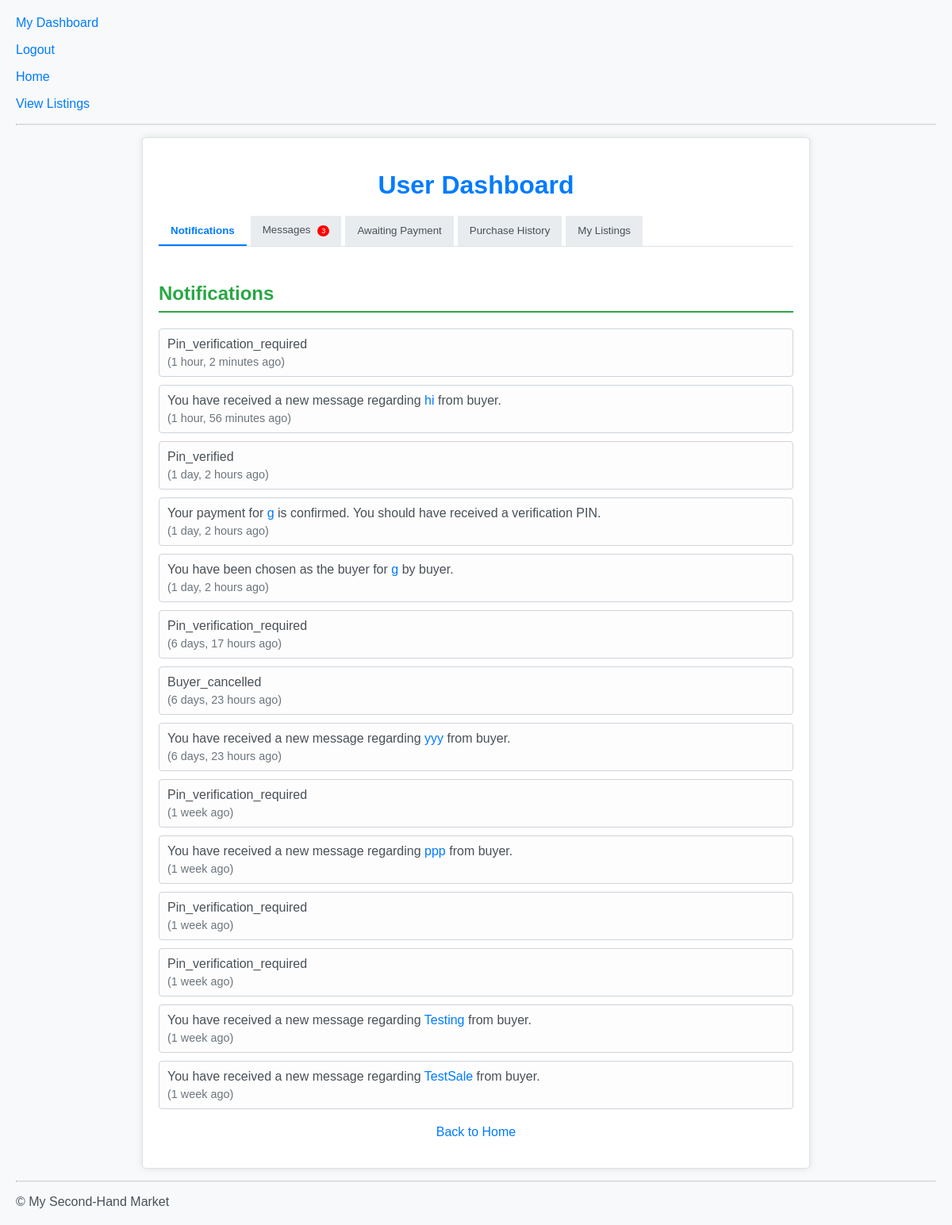
The page /dashboard/ (signed in) on the database its author committed.
### marketplace/models.py (models this page shows, shortened)
class Notification(models.Model):
    recipient = models.ForeignKey(User, related_name='notifications',
                                    on_delete=models.CASCADE)
    message = models.ForeignKey('Message', on_delete=models.CASCADE, null=True,
                                    blank=True)
    notification_type = models.CharField(
        max_length=255)  # e.g., 'buyer_chosen', 'message_received'
    is_read = models.BooleanField(default=False)
    created_at = models.DateTimeField(auto_now_add=True)
    class Meta:
        ordering = ['-created_at']

class Message(models.Model):
    sender = models.ForeignKey(User, related_name='sent_messages', on_delete=models.CASCADE)
    recipient = models.ForeignKey(User, related_name='received_messages',
                                    on_delete=models.CASCADE)
    item = models.ForeignKey('Item', on_delete=models.CASCADE)
    subject = models.CharField(max_length=255)
    body = models.TextField()
    sent_at = models.DateTimeField(auto_now_add=True)
    is_read = models.BooleanField(default=False)
    is_accepted = models.BooleanField(
        default=False)  # Seller accepted buyer's offer
    payment_processed = models.BooleanField(default=False)
    transaction_id = models.CharField(max_length=100, unique=True, null=True,
                                        blank=True)  # Unique transaction identifier
    cancelled = models.BooleanField(default=False)
    class Meta:
        ordering = ['-sent_at']

class Item(models.Model):
    seller = models.ForeignKey(User, on_delete=models.CASCADE)
    title = models.CharField(max_length=200)
    description = models.TextField()
    category = models.ForeignKey(Category, on_delete=models.CASCADE)
    condition = models.CharField(
        max_length=50,
        choices=[
            ('new', 'New'),
            ('like_new', 'Like New'),
            ('very_good', 'Very Good'),
            ('good', 'Good'),
            ('fair', 'Fair'),
            ('damaged', 'Damaged'),
        ],
        default='good'
    )
    price = models.DecimalField(max_digits=10, decimal_places=2)
    selling_price = models.DecimalField(max_digits=10, decimal_places=2,
                                        null=True, blank=True)  # ADD THIS LINE
    image1 = models.ImageField(upload_to='item_images/', null=True, blank=True)
    image2 = models.ImageField(upload_to='item_images/', null=True, blank=True)
    image3 = models.ImageField(upload_to='item_images/', null=True, blank=True)
    image4 = models.ImageField(upload_to='item_images/', null=True, blank=True)
    image5 = models.ImageField(upload_to='item_images/', null=True, blank=True)
    image6 = models.ImageField(upload_to='item_images/', null=True, blank=True)
    image1_thumbnail = models.ImageField(upload_to='item_thumbnails/', blank=True, null=True)
    image2_thumbnail = models.ImageField(upload_to='item_thumbnails/', blank=True, null=True)
    image3_thumbnail = models.ImageField(upload_to='item_thumbnails/', blank=True, null=True)
    image4_thumbnail = models.ImageField(upload_to='item_thumbnails/', blank=True, null=True)
    image5_thumbnail = models.ImageField(upload_to='item_thumbnails/', blank=True, null=True)
    image6_thumbnail = models.ImageField(upload_to='item_thumbnails/', blank=True, null=True)
    created_at = models.DateTimeField(auto_now_add=True)
    updated_at = models.DateTimeField(auto_now=True)
    buyer = models.ForeignKey(User, on_delete=models.SET_NULL, related_name='bought_items', null=True, blank=True)
    sold = models.BooleanField(default=False)

### marketplace/views.py (the view, shortened to what this page needs)
# urls.py: path('dashboard/', views.user_dashboard, name='user_dashboard'),
@login_required
def user_dashboard(request):
    received_messages = Message.objects.filter(recipient=request.user).exclude(sender=request.user, is_accepted=True).order_by('-sent_at')
    unread_messages_count = received_messages.filter(is_read=False).count()
    notifications = Notification.objects.filter(recipient=request.user).order_by('-created_at')
    unread_notifications_count = notifications.filter(is_read=False).count()
    items_to_pay = Item.objects.filter(
        message__sender=request.user,
        message__is_accepted=True,
        message__payment_processed=False
    ).prefetch_related('message_set').distinct()
    awaiting_payment_count = items_to_pay.count()
    items_awaiting_payment_with_messages = []
    purchase_history = ItemTransaction.objects.filter(
        buyer=request.user,
        payment_timestamp__isnull=False,   # Payment made
        pin_verified=True,                 # PIN verified
    ).order_by('-payment_timestamp').select_related('item', 'seller')
    purchase_history_count = purchase_history.count()
    my_listings = Item.objects.filter(seller=request.user).order_by('-created_at')
    my_listings_count = my_listings.count()
    received_messages_with_cancellation_status = []
    for message in received_messages:
        buyer_cancelled_notification_exists = message.notification_set.filter(notification_type='buyer_cancelled').exists()
        received_messages_with_cancellation_status.append({
            'message': message,
            'buyer_cancelled': buyer_cancelled_notification_exists,
        })
    context = {
        'received_messages_with_cancellation_status': received_messages_with_cancellation_status,
        'unread_messages_count': unread_messages_count,
        'notifications': notifications,
        'unread_notifications_count': unread_notifications_count,
        'items_to_pay': items_awaiting_payment_with_messages,
        'awaiting_payment_count': awaiting_payment_count,
        'purchase_history': purchase_history,
        'purchase_history_count': purchase_history_count,
        'my_listings': my_listings,
        'my_listings_count': my_listings_count,
    }
    return render(request, 'marketplace/user_dashboard.html', context)

### marketplace/templates/marketplace/user_dashboard.html (shortened to what this page needs)
{% extends 'marketplace/base.html' %}
{% block content %}
<div class="dashboard-container">
    <h1>User Dashboard</h1>
    <div class="dashboard-tabs">
        <button class="tab-button {% if unread_notifications_count > 0 %}has-notifications{% endif %} active" onclick="openTab('notifications')">
            Notifications
        </button>
        <button class="tab-button {% if unread_messages_count > 0 %}has-notifications{% endif %}" onclick="openTab('messages')">
            Messages
            {% if unread_messages_count > 0 %}
            <span class="notification-indicator">{{ unread_messages_count }}</span>
            {% endif %}
        </button>
        <button class="tab-button {% if awaiting_payment_count > 0 %}has-notifications{% endif %}" onclick="openTab('awaiting_payment')">
            {% if request.user.is_seller %}Awaiting Action{% else %}Awaiting Payment{% endif %}
        </button>
        <button class="tab-button" onclick="openTab('purchase_history')">
            {% if request.user.is_seller %}Sales History{% else %}Purchase History{% endif %}
        </button>
        <button class="tab-button" onclick="openTab('my_listings')">My Listings</button>
    </div>
    <div id="notifications" class="tab-content active">
        <h2>Notifications</h2>
        {% if notifications %}
        <ul>
            {% for notification in notifications %}
            <li>
                {% if notification.notification_type == 'buyer_chosen' %}
                    {% if request.user == notification.recipient and notification.message and notification.message.item %}
                        You have been chosen as the buyer for
                        <a href="{% url 'item_detail' notification.message.item.id %}">{{ notification.message.item.title }}</a>
                        by {{ notification.message.recipient.username }}.
                    {% elif request.user == notification.message.recipient and notification.message and notification.message.item %}
                        You chose {{ notification.message.sender.username }} as the buyer for
                        <a href="{% url 'item_detail' notification.message.item.id %}">{{ notification.message.item.title }}</a>.
                    {% else %}
                        {{ notification.notification_type|capfirst }}
                    {% endif %}
                {% elif notification.notification_type == 'message_received' and notification.message and notification.message.item %}
                    You have received a new message regarding
                    <a href="{% url 'item_detail' notification.message.item.id %}">{{ notification.message.item.title }}</a>
                    from {{ notification.message.sender.username }}.
                {% elif notification.notification_type == 'payment_confirmed_pin_sent' %}
                    {% if request.user == notification.recipient and notification.message and notification.message.item %}
                        Your payment for
                        <a href="{% url 'item_detail' notification.message.item.id %}">{{ notification.message.item.title }}</a>
                        is confirmed. You should have received a verification PIN.
                    {% elif request.user == notification.message.recipient and notification.message and notification.message.item %}
                        {{ notification.message.sender.username }} has confirmed payment for
                        <a href="{% url 'item_detail' notification.message.item.id %}">{{ notification.message.item.title }}</a>.
                        A verification PIN has been sent to them.
                    {% else %}
                        {{ notification.notification_type|capfirst }}
                    {% endif %}
                {% elif notification.notification_type == 'pin_verified' %}
                    {% if request.user == notification.recipient and notification.message and notification.message.item %}
                        The PIN for your purchase of
                        <a href="{% url 'item_detail' notification.message.item.id %}">{{ notification.message.item.title }}</a>
                        has been successfully verified.
                    {% elif request.user == notification.message.recipient and notification.message and notification.message.item %}
                        The buyer has successfully verified the PIN for
                        <a href="{% url 'item_detail' notification.message.item.id %}">{{ notification.message.item.title }}</a>.
                        Funds will now be processed (simulated).
                    {% else %}
                        {{ notification.notification_type|capfirst }}
                    {% endif %}
                {% else %}
                    {{ notification.notification_type|capfirst }}
                {% endif %}
                <small>({{ notification.created_at|timesince }} ago)</small>
            </li>
            {% endfor %}
        </ul>
        {% else %}
        <p>No notifications yet.</p>
        {% endif %}
    </div>
    <p class="back-link"><a href="{% url 'home' %}">Back to Home</a></p>
</div>
{% endblock %}

### marketplace/templates/marketplace/base.html (style rules this page uses)
body { font-family: sans-serif; margin: 20px; }

### marketplace/templates/marketplace/user_dashboard.html (style rules this page uses)
body { font-family: 'Arial', sans-serif; margin: 20px; background-color: #f8f9fa; color: #495057; }
h1 { color: #007bff; text-align: center; margin-bottom: 20px; }
.dashboard-container { max-width: 800px; margin: 0 auto; padding: 20px; background-color: #fff; border: 1px solid #dee2e6; border-radius: 5px; box-shadow: 0 0 10px rgba(0, 0, 0, 0.1); }
.dashboard-tabs { display: flex; border-bottom: 1px solid #dee2e6; margin-bottom: 15px; }
.tab-button { background-color: #e9ecef; color: #495057; border: none; padding: 10px 15px; cursor: pointer; transition: background-color 0.3s ease; border-bottom: 2px solid transparent; margin-right: 5px; }
.tab-button.active { background-color: #fff; color: #007bff; border-bottom: 2px solid #007bff; font-weight: bold; }
.tab-content { display: none; padding-top: 15px; }
.tab-content.active { display: block; }
h2 { color: #28a745; margin-top: 15px; border-bottom: 2px solid #28a745; padding-bottom: 8px; font-size: 1.5em; }
ul { list-style: none; padding: 0; }
li { margin-bottom: 10px; padding: 10px; border: 1px solid #ced4da; border-radius: 4px; background-color: #fdfdfd; }
a { color: #007bff; text-decoration: none; }
small { color: #6c757d; display: block; margin-top: 5px; font-size: 0.9em; }
.back-link { margin-top: 20px; text-align: center; }
.notification-indicator { display: inline-block; background-color: red; color: white; font-size: 0.7em; border-radius: 50%; padding: 2px 5px; margin-left: 5px; vertical-align: middle; }

### rows shown on the page
Notification: notification_type "Pin_verification_required", created_at "1 hour, 2 minutes"
Notification: message.item "hi", message.sender.username "buyer", created_at "1 hour, 56 minutes"
Notification: notification_type "Pin_verified", created_at "1 day, 2 hours"
Notification: message.item "g", created_at "1 day, 2 hours"
Notification: message.item "g", message.recipient.username "buyer", created_at "1 day, 2 hours"
Notification: notification_type "Pin_verification_required", created_at "6 days, 17 hours"
Notification: notification_type "Buyer_cancelled", created_at "6 days, 23 hours"
Notification: message.item "yyy", message.sender.username "buyer", created_at "6 days, 23 hours"
Notification: notification_type "Pin_verification_required", created_at "1 week"
Notification: message.item "ppp", message.sender.username "buyer", created_at "1 week"
Notification: notification_type "Pin_verification_required", created_at "1 week"
Notification: notification_type "Pin_verification_required", created_at "1 week"
Notification: message.item "Testing", message.sender.username "buyer", created_at "1 week"
Notification: message.item "TestSale", message.sender.username "buyer", created_at "1 week"

### other values the page prints
{{ unread_messages_count }} "3"
